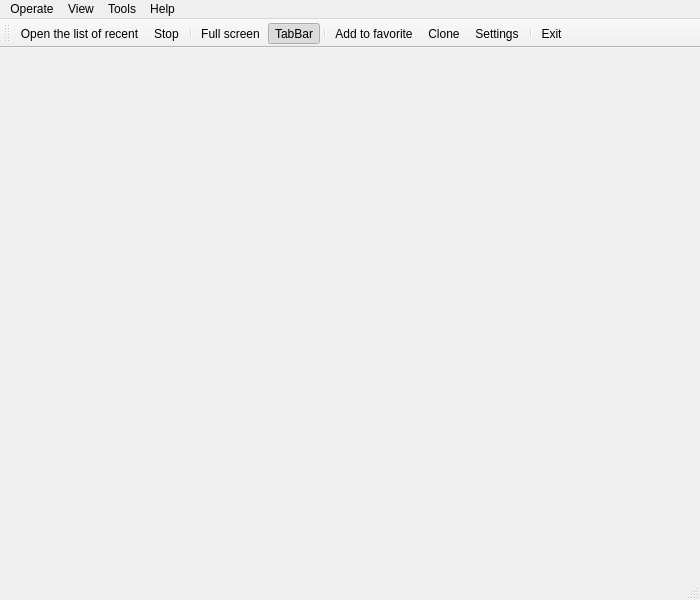
<?xml version="1.0" encoding="UTF-8"?>
<ui version="4.0">
 <class>MainWindow</class>
 <widget class="QMainWindow" name="MainWindow">
  <property name="geometry">
   <rect>
    <x>0</x>
    <y>0</y>
    <width>700</width>
    <height>600</height>
   </rect>
  </property>
  <property name="windowTitle">
   <string>GoDesk</string>
  </property>
  <property name="windowIcon">
   <iconset resource="Resource/Resource.qrc">
    <normaloff>:/images/app</normaloff>:/images/app</iconset>
  </property>
  <widget class="QWidget" name="centralwidget"/>
  <widget class="QMenuBar" name="menubar">
   <property name="geometry">
    <rect>
     <x>0</x>
     <y>0</y>
     <width>700</width>
     <height>24</height>
    </rect>
   </property>
   <widget class="QMenu" name="menuHelp">
    <property name="title">
     <string>Help</string>
    </property>
    <addaction name="actionAbout"/>
    <addaction name="actionUser_manual"/>
    <addaction name="actionUpdate"/>
   </widget>
   <widget class="QMenu" name="menuView">
    <property name="title">
     <string>View</string>
    </property>
    <widget class="QMenu" name="menuType">
     <property name="title">
      <string>Type</string>
     </property>
     <property name="icon">
      <iconset theme="view-type"/>
     </property>
     <addaction name="actionViewTab"/>
     <addaction name="actionViewSplit"/>
    </widget>
    <widget class="QMenu" name="menuActivity">
     <property name="toolTip">
      <string>Activity</string>
     </property>
     <property name="statusTip">
      <string>Activity</string>
     </property>
     <property name="title">
      <string>Activity</string>
     </property>
     <property name="icon">
      <iconset theme="network-wired"/>
     </property>
    </widget>
    <widget class="QMenu" name="menuLayout">
     <property name="enabled">
      <bool>true</bool>
     </property>
     <property name="toolTip">
      <string>Layout</string>
     </property>
     <property name="statusTip">
      <string>Layout</string>
     </property>
     <property name="title">
      <string>Layout</string>
     </property>
     <property name="icon">
      <iconset theme="layout"/>
     </property>
     <addaction name="actionLayoutDefault"/>
     <addaction name="actionLayoutSimple"/>
     <addaction name="actionLayoutMinimalism"/>
    </widget>
    <addaction name="actionFull_screen_F"/>
    <addaction name="menuType"/>
    <addaction name="menuLayout"/>
    <addaction name="actionTabBar_B"/>
    <addaction name="actionKeyboard"/>
    <addaction name="actionToolBar_T"/>
    <addaction name="actionStatus_bar_S"/>
    <addaction name="actionMain_menu_bar_M"/>
    <addaction name="separator"/>
    <addaction name="menuActivity"/>
    <addaction name="separator"/>
   </widget>
   <widget class="QMenu" name="menuOperate">
    <property name="title">
     <string>Operate</string>
    </property>
    <widget class="QMenu" name="menuStart">
     <property name="title">
      <string>Start</string>
     </property>
     <property name="icon">
      <iconset theme="media-playback-start"/>
     </property>
    </widget>
    <addaction name="menuStart"/>
    <addaction name="actionStop"/>
    <addaction name="actionStop_All"/>
    <addaction name="actionStop_other"/>
    <addaction name="separator"/>
    <addaction name="actionOpenListRecent"/>
    <addaction name="actionOpenRRCFile"/>
    <addaction name="separator"/>
    <addaction name="actionAdd_to_favorite"/>
    <addaction name="actionClone"/>
    <addaction name="separator"/>
    <addaction name="actionExit_E"/>
   </widget>
   <widget class="QMenu" name="menuTools">
    <property name="title">
     <string>Tools</string>
    </property>
    <addaction name="separator"/>
    <addaction name="actionSettings"/>
   </widget>
   <addaction name="menuOperate"/>
   <addaction name="menuView"/>
   <addaction name="menuTools"/>
   <addaction name="menuHelp"/>
  </widget>
  <widget class="QStatusBar" name="statusbar"/>
  <widget class="QToolBar" name="toolBar">
   <property name="windowTitle">
    <string>toolBar</string>
   </property>
   <attribute name="toolBarArea">
    <enum>TopToolBarArea</enum>
   </attribute>
   <attribute name="toolBarBreak">
    <bool>false</bool>
   </attribute>
   <addaction name="actionOpenListRecent"/>
   <addaction name="actionStop"/>
   <addaction name="separator"/>
   <addaction name="actionFull_screen_F"/>
   <addaction name="actionTabBar_B"/>
   <addaction name="separator"/>
   <addaction name="actionAdd_to_favorite"/>
   <addaction name="actionClone"/>
   <addaction name="actionSettings"/>
   <addaction name="separator"/>
   <addaction name="actionExit_E"/>
  </widget>
  <action name="actionAbout">
   <property name="icon">
    <iconset theme="help-about"/>
   </property>
   <property name="text">
    <string>About</string>
   </property>
   <property name="iconText">
    <string>About</string>
   </property>
   <property name="toolTip">
    <string>About</string>
   </property>
   <property name="statusTip">
    <string>About</string>
   </property>
   <property name="whatsThis">
    <string>About</string>
   </property>
  </action>
  <action name="actionUpdate">
   <property name="icon">
    <iconset theme="system-software-update"/>
   </property>
   <property name="text">
    <string>Update</string>
   </property>
   <property name="iconText">
    <string>Update</string>
   </property>
   <property name="toolTip">
    <string>Update</string>
   </property>
   <property name="statusTip">
    <string>Update</string>
   </property>
   <property name="whatsThis">
    <string>Update</string>
   </property>
  </action>
  <action name="actionToolBar_T">
   <property name="checkable">
    <bool>true</bool>
   </property>
   <property name="checked">
    <bool>true</bool>
   </property>
   <property name="text">
    <string>ToolBar</string>
   </property>
   <property name="iconText">
    <string>ToolBar</string>
   </property>
   <property name="toolTip">
    <string>ToolBar</string>
   </property>
   <property name="statusTip">
    <string>ToolBar</string>
   </property>
   <property name="whatsThis">
    <string>ToolBar</string>
   </property>
  </action>
  <action name="actionFull_screen_F">
   <property name="icon">
    <iconset theme="view-fullscreen"/>
   </property>
   <property name="text">
    <string>Full screen</string>
   </property>
   <property name="iconText">
    <string>Full screen</string>
   </property>
   <property name="toolTip">
    <string>Full screen</string>
   </property>
   <property name="statusTip">
    <string>Full screen</string>
   </property>
   <property name="whatsThis">
    <string>Full screen</string>
   </property>
  </action>
  <action name="actionExit_E">
   <property name="checkable">
    <bool>false</bool>
   </property>
   <property name="icon">
    <iconset theme="window-close"/>
   </property>
   <property name="text">
    <string>Exit</string>
   </property>
   <property name="iconText">
    <string>Exit</string>
   </property>
   <property name="toolTip">
    <string>Exit</string>
   </property>
   <property name="statusTip">
    <string>Exit</string>
   </property>
   <property name="whatsThis">
    <string>Exit</string>
   </property>
  </action>
  <action name="actionStop">
   <property name="icon">
    <iconset theme="media-playback-stop"/>
   </property>
   <property name="text">
    <string>Stop</string>
   </property>
   <property name="iconText">
    <string>Stop</string>
   </property>
   <property name="toolTip">
    <string>Stop Operate</string>
   </property>
   <property name="statusTip">
    <string>Stop Operate</string>
   </property>
   <property name="whatsThis">
    <string>Stop Operate</string>
   </property>
  </action>
  <action name="actionOpenRRCFile">
   <property name="icon">
    <iconset theme="document-open"/>
   </property>
   <property name="text">
    <string>Open rabbit remote control file</string>
   </property>
   <property name="iconText">
    <string>Open</string>
   </property>
   <property name="toolTip">
    <string>Open rabbit remote control file</string>
   </property>
   <property name="statusTip">
    <string>Open rabbit remote control file</string>
   </property>
   <property name="whatsThis">
    <string>Open rabbit remote control file</string>
   </property>
  </action>
  <action name="actionTabBar_B">
   <property name="checkable">
    <bool>true</bool>
   </property>
   <property name="checked">
    <bool>true</bool>
   </property>
   <property name="icon">
    <iconset theme="tabbar"/>
   </property>
   <property name="text">
    <string>TabBar</string>
   </property>
   <property name="iconText">
    <string>TabBar</string>
   </property>
   <property name="toolTip">
    <string>TabBar</string>
   </property>
   <property name="statusTip">
    <string>TabBar</string>
   </property>
   <property name="whatsThis">
    <string>TabBar</string>
   </property>
  </action>
  <action name="actionZoom_window_to_remote_desktop">
   <property name="icon">
    <iconset theme="folder-remote"/>
   </property>
   <property name="text">
    <string>Zoom window to remote desktop</string>
   </property>
   <property name="statusTip">
    <string>Zoom window to remote desktop</string>
   </property>
   <property name="whatsThis">
    <string>Zoom window to remote desktop</string>
   </property>
  </action>
  <action name="actionSettings">
   <property name="icon">
    <iconset theme="emblem-system"/>
   </property>
   <property name="text">
    <string>Settings</string>
   </property>
   <property name="statusTip">
    <string>Settings</string>
   </property>
   <property name="whatsThis">
    <string>Settings</string>
   </property>
  </action>
  <action name="actionClone">
   <property name="icon">
    <iconset theme="edit-copy"/>
   </property>
   <property name="text">
    <string>Clone</string>
   </property>
   <property name="toolTip">
    <string>Clone</string>
   </property>
   <property name="statusTip">
    <string>Clone</string>
   </property>
   <property name="whatsThis">
    <string>Clone</string>
   </property>
  </action>
  <action name="actionAdd_to_favorite">
   <property name="icon">
    <iconset theme="emblem-favorite"/>
   </property>
   <property name="text">
    <string>Add to favorite</string>
   </property>
   <property name="toolTip">
    <string>Add to favorite</string>
   </property>
   <property name="statusTip">
    <string>Add to favorite</string>
   </property>
   <property name="whatsThis">
    <string>Add to favorite</string>
   </property>
  </action>
  <action name="actionOpenListRecent">
   <property name="icon">
    <iconset theme="folder-open"/>
   </property>
   <property name="text">
    <string>Open the list of recent</string>
   </property>
   <property name="iconText">
    <string>Open the list of recent</string>
   </property>
   <property name="toolTip">
    <string>Open the list of recent</string>
   </property>
   <property name="statusTip">
    <string>Open the list of recent</string>
   </property>
   <property name="whatsThis">
    <string>Open the list of recent</string>
   </property>
  </action>
  <action name="actionMain_menu_bar_M">
   <property name="checkable">
    <bool>true</bool>
   </property>
   <property name="icon">
    <iconset theme="menu"/>
   </property>
   <property name="text">
    <string>Main menu bar</string>
   </property>
   <property name="iconText">
    <string>Main menu bar</string>
   </property>
   <property name="toolTip">
    <string>Main menu bar</string>
   </property>
   <property name="statusTip">
    <string>Main menu bar</string>
   </property>
   <property name="whatsThis">
    <string>Main menu bar</string>
   </property>
  </action>
  <action name="actionStatus_bar_S">
   <property name="checkable">
    <bool>true</bool>
   </property>
   <property name="text">
    <string>Status bar</string>
   </property>
   <property name="iconText">
    <string>Status bar</string>
   </property>
   <property name="toolTip">
    <string>Status bar</string>
   </property>
   <property name="statusTip">
    <string>Status bar</string>
   </property>
   <property name="whatsThis">
    <string>Status bar</string>
   </property>
  </action>
  <action name="actionRecordVideo">
   <property name="checkable">
    <bool>true</bool>
   </property>
   <property name="icon">
    <iconset theme="media-record"/>
   </property>
   <property name="text">
    <string>Record video</string>
   </property>
  </action>
  <action name="actionViewTab">
   <property name="checkable">
    <bool>true</bool>
   </property>
   <property name="text">
    <string>Tab</string>
   </property>
  </action>
  <action name="actionViewSplit">
   <property name="checkable">
    <bool>true</bool>
   </property>
   <property name="text">
    <string>Split</string>
   </property>
   <property name="toolTip">
    <string>Split view</string>
   </property>
   <property name="statusTip">
    <string>Split view</string>
   </property>
  </action>
  <action name="actionUser_manual">
   <property name="icon">
    <iconset theme="user-manual"/>
   </property>
   <property name="text">
    <string>User manual</string>
   </property>
  </action>
  <action name="actionLayoutDefault">
   <property name="checkable">
    <bool>false</bool>
   </property>
   <property name="text">
    <string>Default</string>
   </property>
   <property name="statusTip">
    <string>Default</string>
   </property>
  </action>
  <action name="actionLayoutSimple">
   <property name="checkable">
    <bool>false</bool>
   </property>
   <property name="text">
    <string>Simple</string>
   </property>
   <property name="statusTip">
    <string>Simple</string>
   </property>
  </action>
  <action name="actionLayoutMinimalism">
   <property name="checkable">
    <bool>false</bool>
   </property>
   <property name="text">
    <string>Minimalism</string>
   </property>
   <property name="statusTip">
    <string>Minimalism</string>
   </property>
  </action>
  <action name="actionKeyboard">
   <property name="checkable">
    <bool>false</bool>
   </property>
   <property name="enabled">
    <bool>false</bool>
   </property>
   <property name="icon">
    <iconset theme="input-keyboard"/>
   </property>
   <property name="text">
    <string>Keyboard</string>
   </property>
   <property name="statusTip">
    <string>Show keyboard</string>
   </property>
   <property name="whatsThis">
    <string>Show keyboard</string>
   </property>
  </action>
  <action name="actionStop_All">
   <property name="icon">
    <iconset theme="media-playback-stop"/>
   </property>
   <property name="text">
    <string>Stop All</string>
   </property>
   <property name="toolTip">
    <string>Stop All Operate</string>
   </property>
   <property name="statusTip">
    <string>Stop All Operate</string>
   </property>
   <property name="whatsThis">
    <string>Stop All Operate</string>
   </property>
  </action>
  <action name="actionStop_other">
   <property name="icon">
    <iconset theme="media-playback-stop"/>
   </property>
   <property name="text">
    <string>Stop other</string>
   </property>
   <property name="toolTip">
    <string>Stop other Operate</string>
   </property>
   <property name="statusTip">
    <string>Stop other Operate</string>
   </property>
   <property name="whatsThis">
    <string>Stop other Operate</string>
   </property>
  </action>
 </widget>
 <resources>
  <include location="Resource/Resource.qrc"/>
 </resources>
 <connections/>
</ui>
